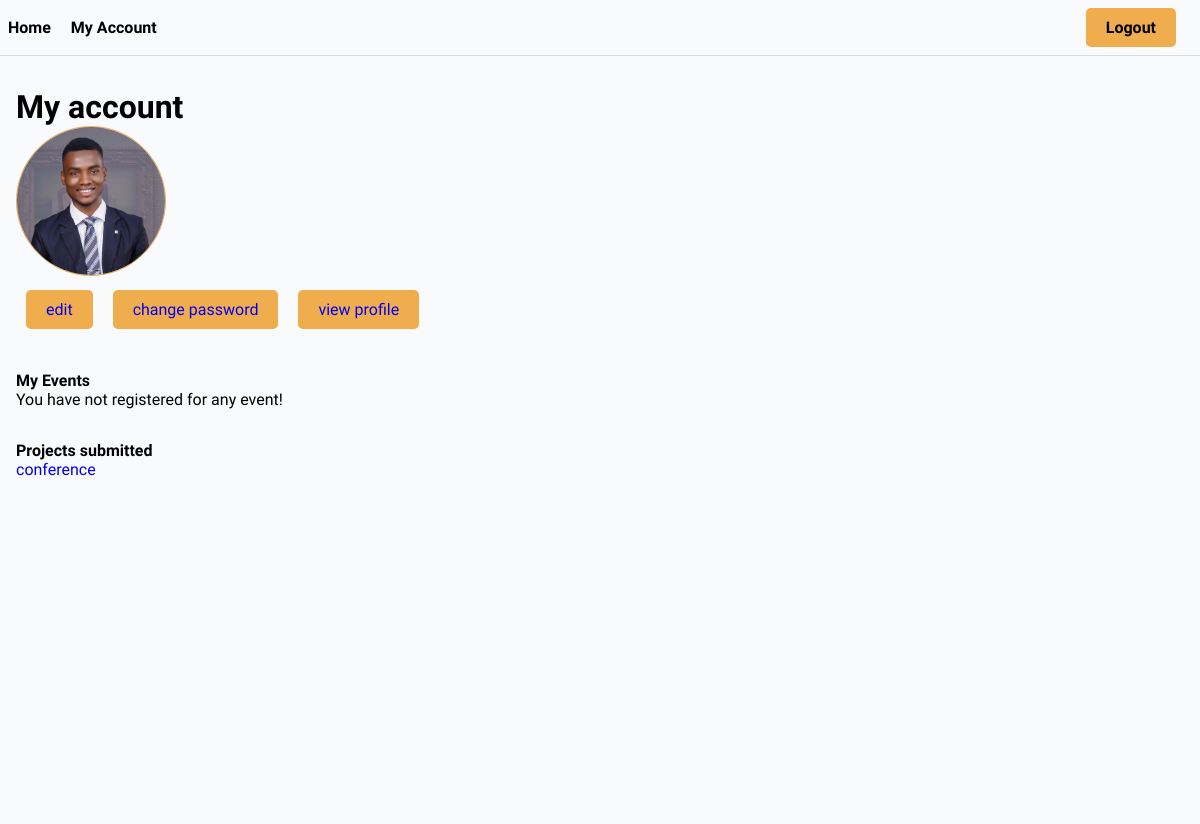
The page /user/my-account/ (signed in) on the database its author committed.
### users/models.py (models this page shows, shortened)
class User(AbstractUser):
    username = models.CharField(max_length=100, null=True, blank=True)
    name = models.CharField(max_length=100)
    email = models.EmailField(unique=True)
    bio = models.TextField(null= True, blank=True)
    hackthon_participant = models.BooleanField(default=True, null=False)
    avatar = ResizedImageField(size = [300, 300] ,default = 'avatars/profile.jpeg', upload_to = "avatars/")
    id = models.UUIDField(primary_key=True, editable=False, unique=True, default=uuid.uuid4)
    twitter = models.URLField(max_length=500, null=True, blank=True)
    facebook = models.URLField(max_length=500, null=True, blank=True)
    linkedin = models.URLField(max_length=500, null=True, blank=True)
    github = models.URLField(max_length=500, null=True, blank=True)
    website = models.URLField(max_length=500, null=True, blank=True)
    USERNAME_FIELD = 'email' #makes username exempted
    REQUIRED_FIELDS = ['username']    #a must use when you use USERNAME_FIELD

### core/models.py (models this page shows, shortened)
class Submission(models.Model):
    participant = models.ForeignKey(User, on_delete = models.SET_NULL, null=True, related_name="submissions")
    event = models.ForeignKey(Event, on_delete=models.SET_NULL, null=True)
    details = models.TextField(null=True, blank=True)
    id = models.UUIDField(primary_key=True, editable=False, unique=True, default=uuid.uuid4)

class Event(models.Model):
    name = models.CharField(max_length=200)
    description = models.TextField( null=True, blank=True)
    participants = models.ManyToManyField(User, blank=True, related_name='events')
    start_date = models.DateTimeField(null=True)
    end_date = models.DateTimeField(null=True)
    registration_deadline = models.DateTimeField(null=True)
    updated = models.DateTimeField(auto_now=True)
    created = models.DateTimeField(auto_now_add=True)
    id = models.UUIDField(primary_key=True, editable=False, unique=True, default=uuid.uuid4)

### users/views.py (the view, shortened to what this page needs)
# urls.py: path('my-account/', Account.as_view(), name="account"),
class Account(LoginRequiredMixin,View):
    def get(self, request):
        context = {}
        return render(request, 'users/account.html', context)

### templates/users/account.html (shortened to what this page needs)
{% extends 'base.html' %}
{% block content %}
<div class="section">
    <h1>My account</h1>
    {% if user.avatar %}
        <img class="avatar-lg" src="{{user.avatar.url}}" alt="">
    {% endif %}
    <div class="account-options">
        <a href="{% url 'edit-account' %}" class="btn btn-warning">edit</a>
        <a href="{% url 'change-password' request.user.id %}" class="btn btn-warning">change password</a>
        <a href="{% url 'user-profile' request.user.id %}" class="btn btn-warning">view profile</a>
    </div>
</div>
<div class="section">
    <h4>My Events</h4>
    {% for e in user.events.all %}
    <a href="{% url 'event' e.id %}">{{e.name}}</a><br>
    {% empty %}
   <p>You have not registered for any event!</p>
    {% endfor %}
</div>
<div class="section">
    <h4>Projects submitted</h4>
    {% for sub in user.submissions.all %}
    <a href="{% url 'update-submission' sub.id %}">{{sub.event.name}}</a><br>
    {% empty %}
    <p>You haven't made any project submission yet!</p>
    {% endfor %}
</div>
{% endblock content %}

### static/css/main.css (style rules this page uses)
* { padding: 0; margin: 0; box-sizing: border-box; font-family: 'Readex Pro'; background-color: rgb(249, 250, 251); }
body { width: 100%; }
a { text-decoration: none; }
.avatar-lg { width: 150px; height: 150px; object-fit: cover; border-radius: 50%; border: #f0ad4e 1px solid; }
.btn { outline: none; border: none; padding: 10px 20px; border-radius: 5px; background-color: rgb(204, 204, 204); text-decoration: none; display: block; width: fit-content; margin: 10px; }
.btn-warning { background-color: #f0ad4e; }
.section { margin: 2em 0; }
.account-options { display: flex; }

### rows shown on the page
User: avatar (picture)
Submission: event.name "conference"
